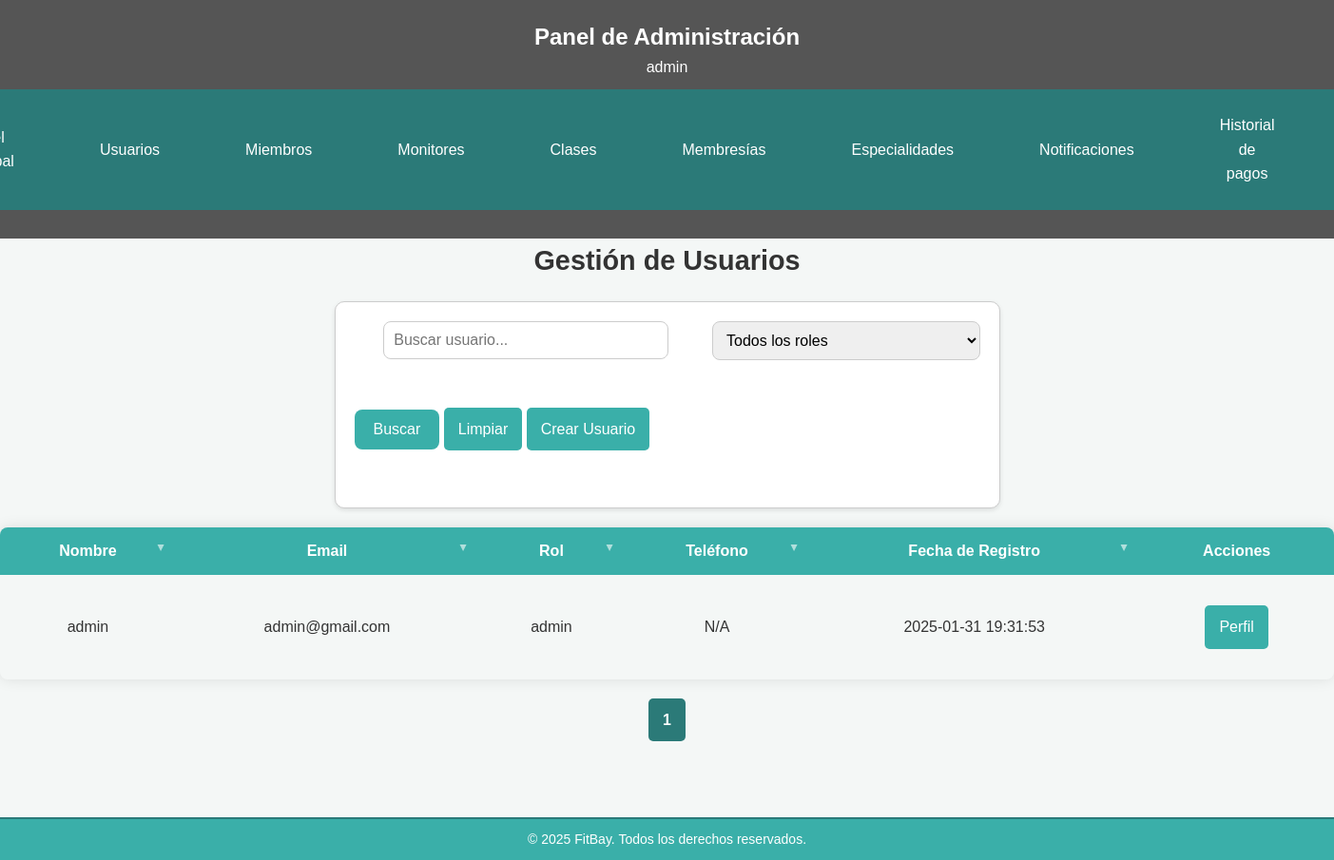
/src/usuarios/usuarios.php (signed in), run on the app's committed database.
### tables this page shows
CREATE TABLE IF NOT EXISTS usuario (
    id_usuario INT AUTO_INCREMENT PRIMARY KEY,
    nombre VARCHAR(100),
    email VARCHAR(50) UNIQUE,
    contrasenya VARCHAR(100),
    rol ENUM('usuario', 'miembro', 'monitor', 'admin') DEFAULT 'usuario',
    telefono VARCHAR(15),
    fecha_creacion TIMESTAMP DEFAULT CURRENT_TIMESTAMP
);

### src/usuarios/usuarios.php (the view, shortened to what this page needs)
<?php
$conn = obtenerConexion();
$page = isset($_GET['page']) ? (int)$_GET['page'] : 1;
$limit = 8;
$offset = ($page - 1) * $limit;
$busqueda = isset($_GET['busqueda']) ? $_GET['busqueda'] : '';
$filtro_rol = isset($_GET['filtro_rol']) ? $_GET['filtro_rol'] : '';
$sql = "SELECT id_usuario, nombre, email, rol, telefono, fecha_creacion FROM usuario WHERE 1=1";
$sql .= " ORDER BY nombre ASC LIMIT ? OFFSET ?";
$stmt = $conn->prepare($sql);
if (!empty($busqueda) && !empty($filtro_rol)) {
    $busqueda_param = '%' . $busqueda . '%';
    $stmt->bind_param("sssii", $busqueda_param, $busqueda_param, $filtro_rol, $limit, $offset);
} elseif (!empty($busqueda)) {
    $busqueda_param = '%' . $busqueda . '%';
    $stmt->bind_param("ssii", $busqueda_param, $busqueda_param, $limit, $offset);
} elseif (!empty($filtro_rol)) {
    $stmt->bind_param("sii", $filtro_rol, $limit, $offset);
} else {
    $stmt->bind_param("ii", $limit, $offset);
}
$stmt->execute();
$result = $stmt->get_result();
$sql = "SELECT id_usuario, nombre, email, rol, telefono, fecha_creacion FROM usuario WHERE 1=1";
$params = [];
$types = "";
$sql .= " ORDER BY nombre ASC LIMIT ? OFFSET ?";
$params[] = $limit;
$params[] = $offset;
$types .= "ii";
$stmt = $conn->prepare($sql);
if (!empty($params)) {
    $stmt->bind_param($types, ...$params);
}
$stmt->execute();
$result = $stmt->get_result();
$usuarios = $result->fetch_all(MYSQLI_ASSOC);
$sql_count = "SELECT COUNT(*) as total FROM usuario WHERE 1=1";
$stmt_count = $conn->prepare($sql_count);
$stmt_count->execute();
$result_count = $stmt_count->get_result();
$total_rows = $result_count->fetch_assoc()['total'];
$total_pages = ceil($total_rows / $limit);
include '../admin/admin_header.php';
?>
<body>
    <main>
        <h2 class="section-title">Gestión de Usuarios</h2>
        <div class="form_container">
            <form method="GET" action="usuarios.php" class="search-form">
                <div class="form-inline">
                    <div class="input-container">
                        <input type="text" name="busqueda" placeholder="Buscar usuario..." value="<?php echo htmlspecialchars($busqueda); ?>" class="input-general">
                    </div>
                    <div class="input-container">
                        <select name="filtro_rol" class="input-general">
                            <option value="">Todos los roles</option>
                        </select>
                    </div>
                    <div class="button-container">
                        <button type="submit" class="btn-general">Buscar</button>
                        <a href="usuarios.php" class="btn-general limpiar-busqueda">Limpiar</a>
                        <a href="crear_usuario.php" class="btn-general" title="Crea una nueva cuenta de usuario">Crear Usuario</a>
                    </div>
                </div>
            </form>
        </div>
        <table id="tabla-usuarios" class="styled-table">
            <thead>
                <tr>
                    <th onclick="ordenarTablaU(0)" class="sortable">Nombre</th>
                    <th onclick="ordenarTablaU(1)" class="sortable">Email</th>
                    <th onclick="ordenarTablaU(2)" class="sortable">Rol</th>
                    <th onclick="ordenarTablaU(3)" class="sortable">Teléfono</th>
                    <th onclick="ordenarTablaU(4)" class="sortable">Fecha de Registro</th>
                    <th>Acciones</th>
                </tr>
            </thead>
            <tbody>
                <?php if (!empty($usuarios)): ?>
                    <?php foreach ($usuarios as $usuario): ?>
                        <tr>
                            <td><?php echo htmlspecialchars($usuario['nombre']); ?></td>
                            <td><?php echo htmlspecialchars($usuario['email']); ?></td>
                            <td><?php echo htmlspecialchars($usuario['rol']); ?></td>
                            <td><?php echo htmlspecialchars($usuario['telefono'] ?? 'N/A'); ?></td>
                            <td><?php echo htmlspecialchars($usuario['fecha_creacion']); ?></td>
                            <td>
                                <div class="button-container">
                                    <?php
                                    if ($_SESSION['id_usuario'] === 1):
                                        if ($_SESSION['id_usuario'] === $usuario['id_usuario']): ?>
                                            <a href="edit_usuario.php?id_usuario=<?php echo $usuario['id_usuario']; ?>" class="btn-general">Perfil</a>
                                        <?php endif; ?>
                                        <?php
                                    endif; ?>
                                </div>
                            </td>
                        </tr>
                    <?php endforeach; ?>
                <?php else: ?>
                    <tr>
                        <td colspan="6">No se encontraron usuarios.</td>
                    </tr>
                <?php endif; ?>
            </tbody>
        </table>
        <div class="pagination">
            <?php for ($i = 1; $i <= $total_pages; $i++): ?>
                <a href="usuarios.php?page=<?php echo $i; ?>&busqueda=<?php echo urlencode($busqueda); ?>&filtro_rol=<?php echo urlencode($filtro_rol); ?>" class="btn-general <?php echo $i === $page ? 'active' : ''; ?>">
                    <?php echo $i; ?>
                </a>
            <?php endfor; ?>
        </div>
    </main>
    <?php include '../includes/footer.php'; ?>
</body>
</html>

### assets/css/estilos.css (style rules this page uses)
* { margin: 0; padding: 0; box-sizing: border-box; font-family: Arial, sans-serif; }
body { background-color: #f4f7f6; color: #333; line-height: 1.6; display: flex; flex-direction: column; align-items: center; justify-content: center; min-height: 100vh; margin: 0; }
main { padding: 0px; max-width: 1900px; width: 100%; text-align: center; flex: 1; margin: 0 auto; padding-bottom: 60px; }
.form_container { background-color: #ffffff; box-shadow: 0 2px 5px rgba(0, 0, 0, 0.1); display: flex; flex-direction: column; align-items: center; text-align: center; border: 1px solid #ccc; border-radius: 10px; padding: 20px; margin: 20px auto; max-width: 700px; }
.search-form { display: flex; align-items: center; gap: 15px; margin-bottom: 20px; flex-direction: column; flex-wrap: nowrap; justify-content: center; }
.search-form input { flex: 1; max-width: 300px; padding: 10px; font-size: 16px; border: 1px solid #ccc; border-radius: 4px; box-sizing: border-box; }
.search-form button { padding: 10px 20px; font-size: 16px; background-color: #3aafa9; color: #fff; border: none; border-radius: 4px; cursor: pointer; flex-shrink: 0; transition: background-color 0.3s ease; }
table.styled-table { width: 100%; border-collapse: collapse; margin: 20px 0; font-size: 16px; text-align: left; box-shadow: 0 0 15px rgba(0, 0, 0, 0.1); border-radius: 8px; overflow: hidden; }
table.styled-table thead tr { background-color: #3aafa9; color: #fff; text-align: center; font-weight: bold; }
table.styled-table th, table.styled-table td { padding: 12px 20px; text-align: center; }
table.styled-table th.sortable { cursor: pointer; position: relative; }
table.styled-table th.sortable:after { content: "\25B2"; position: absolute; right: 10px; font-size: 12px; color: #fff; opacity: 0.6; transform: rotate(180deg); }
.button-container button { flex: 1; padding: 10px; text-align: center; font-size: 14px; border-radius: 5px; cursor: pointer; transition: background-color 0.3s ease; }
.btn-general { display: inline-block; width: auto; padding: 10px 15px; background-color: #3aafa9; color: #fff; font-size: 16px; text-align: center; border: none; border-radius: 5px; cursor: pointer; text-decoration: none; transition: background-color 0.3s ease; }
.button-container { margin: 20px 0; text-align: center; }
input[type="text"], input[type="email"], input[type="number"], input[type="password"], input[type="date"], input[type="time"], select { width: 100%; padding: 10px; margin-bottom: 15px; border: 1px solid #ccc; border-radius: 8px; font-size: 16px; box-sizing: border-box; }
button.btn-general { padding: 12px 20px; font-size: 16px; border-radius: 8px; }
.section-title { font-size: 1.8em; margin-bottom: 10px; color: #333; }
.pagination { display: flex; justify-content: center; margin-top: 20px; gap: 10px; margin: 20px 0; }
.pagination a { display: inline-block; padding: 10px 15px; background-color: #3aafa9; color: #fff; font-size: 16px; text-align: center; border: none; border-radius: 5px; text-decoration: none; cursor: pointer; transition: background-color 0.3s ease; }
.pagination a.active { font-weight: bold; background-color: #2b7a78; pointer-events: none; }
.form-inline { display: flex; align-items: center; justify-content: flex-start; gap: 15px; flex-wrap: wrap; }
.input-container { flex-grow: 1; }

### data on the page
usuario: nombre "admin", email "admin@gmail.com", rol "admin", telefono "N/A", fecha_creacion "2025-01-31 19:31:53"

### other printed values
$_SESSION['nombre'] "admin"
